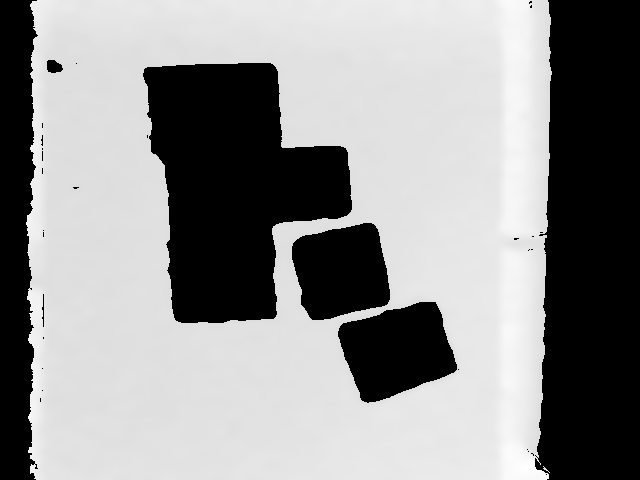
#> input picture Masked_Image.png, 640 x 480 px, found by its file name
$ python crop_image.py
#> lines starting #> are read from the running program, lines starting #| are printed output that depends on the picture; after the words box and inside, x2 and y2 are one past the last pixel; in counts of white or black regions, pixels touching at a corner belong together
import cv2
import numpy as np
# img_path = '/Users/dudberoll/PycharmProjects/GaprixCV/data/depth_005_Color.png'
# img = cv2.imread(img_path)
# cropped_image = img[33:421, 100:540]
point = (640, 480)
# croppe_image = cv2.resize(cropped_image, point)
# cv2.imwrite('depth_005_Color_cropped.png', croppe_image)


mask_image = cv2.imread("/Users/dudberoll/PycharmProjects/GaprixCV/Masked_Image.png", cv2.COLOR_RGB2GRAY)
#> mask_image is the input picture: shape (480, 640); min 0, max 255, mean 145.7
cropped_image = mask_image[33:421, 100:540]
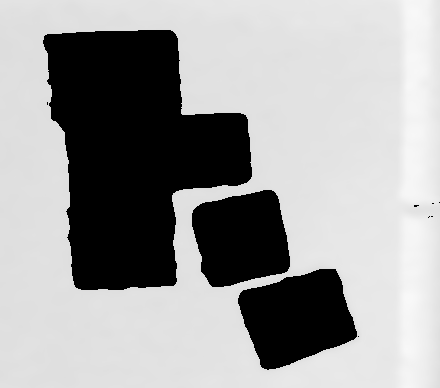
#> cropped_image: shape (388, 440); min 0, max 249, mean 160.4
crop_Mask = cv2.resize(cropped_image, point)
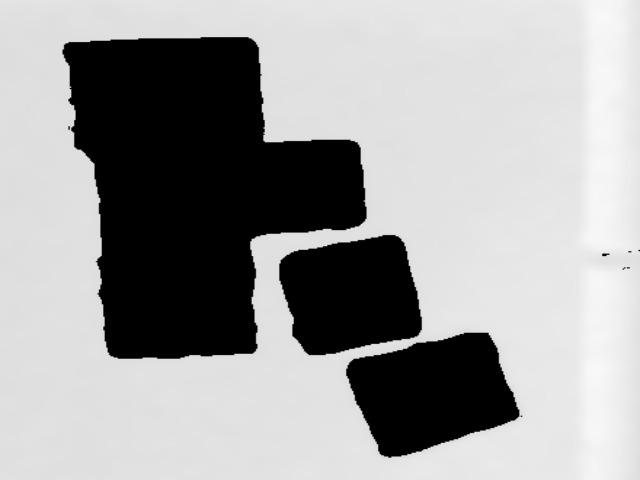
#> crop_Mask: shape (480, 640); min 0, max 248, mean 160.4
# crop_Mask_8bit = cv2.convertScaleAbs(mask_image, alpha=(65535.0 / 255.0))
# crop_Mask_8bit = crop_Mask_8bit[33:421, 100:540].astype(np.uint8)
# gray_image = cv2.cvtColor(crop_Mask_8bit, cv2.COLOR_BGR2GRAY)
cv2.imwrite('depth_005_Color_Mask_cropped.png', crop_Mask)

ggg = cv2.imread("depth_005_Color_Mask_cropped.png", cv2.IMREAD_GRAYSCALE)
_, binary_mask = cv2.threshold(ggg, 128, 255, cv2.THRESH_BINARY)
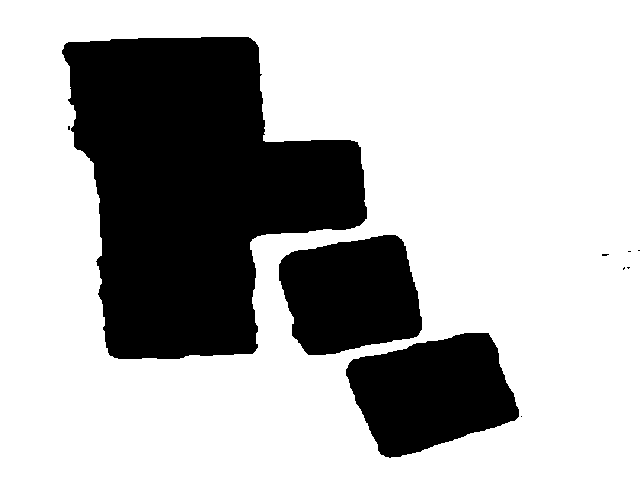
#> binary_mask: shape (480, 640); 70.3% white; 10 black regions (7 under 20 px), largest, box (x1, y1, x2, y2) and area: (62, 37, 367, 359) 62999, (346, 333, 519, 458) 14792, (279, 235, 422, 355) 13334

# Сохранение бинаризованной маски
cv2.imwrite('depth_005_Color_Mask_cropped.png', binary_mask)

ggg = cv2.imread("depth_005_Color_Mask_cropped.png")
print(ggg.dtype)
#| uint8
# import os
# import cv2
# import glob
#
# # Путь к папке с изображениями
# folder_path = '/Users/dudberoll/PycharmProjects/GaprixCV/good_data'
#
# # Путь к папке, куда сохранять обрезанные изображения
# output_folder = '/Users/dudberoll/PycharmProjects/GaprixCV/good_data_cropped'
#
# # Создаем выходную папку, если её еще нет
# os.makedirs(output_folder, exist_ok=True)
#
# # Шаблон имени файлов, которые нужно обработать (например, все PNG-файлы)
# file_pattern = '*.png'
#
# # Получаем список файлов, соответствующих шаблону
# files = glob.glob(os.path.join(folder_path, file_pattern))
#
# # Размер обрезки
# top_left = (70, 33)
# bottom_right = (560, 440)
#
# # Размер для изменения размера
# resize_point = (640, 480)
#
# # Итерируемся по найденным файлам
# for file_path in files:
#     # Загружаем изображение
#     img = cv2.imread(file_path)
#
#     # Обрезаем изображение
#     cropped_image = img[top_left[1]:bottom_right[1], top_left[0]:bottom_right[0]]
#
#     # Изменяем размер
#     resized_image = cv2.resize(cropped_image, resize_point)
#
#     # Получаем имя файла без пути и расширения
#     file_name = os.path.splitext(os.path.basename(file_path))[0]
#
#     # Путь для сохранения обрезанного изображения
#     output_path = os.path.join(output_folder, f'{file_name}_cropped.png')
#
#     # Сохраняем изображение
#     cv2.imwrite(output_path, resized_image)
